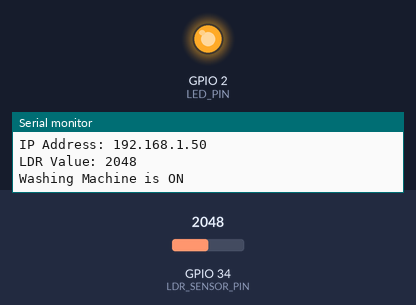
Bench run of a sketch on a simulated ESP32. Parts: output pins drawn as LEDs (lit = HIGH), the last lines printed to the serial monitor. Inputs (shaded band) come from the test bench; at power-on: GPIO 34 (LDR_SENSOR_PIN) = 2048. WiFi joins after 1.5 s; servers stay silent unless stated.

Above: at 4.2 s.
4.3 s: GPIO 34 (LDR_SENSOR_PIN) set to 1327
6.7 s: GPIO 34 (LDR_SENSOR_PIN) set to 1252
At 9.4 s:
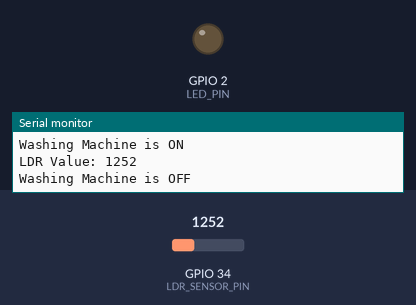
11.1 s: GPIO 34 (LDR_SENSOR_PIN) set to 1340
At 12.8 s:
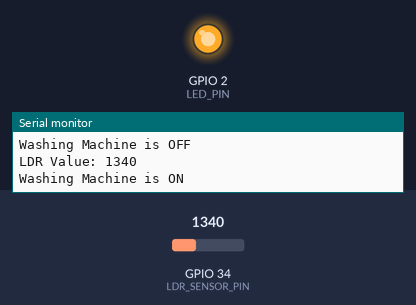
14.0 s: GPIO 34 (LDR_SENSOR_PIN) set to 1260
At 15.6 s:
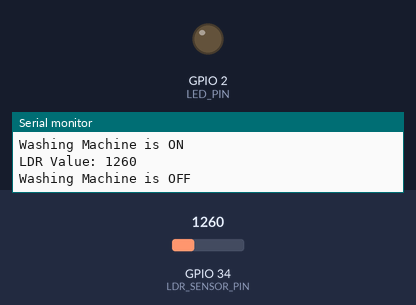
Timing chart, 0 to 17.0 s (numbered marks = the images above; inputs shaded):
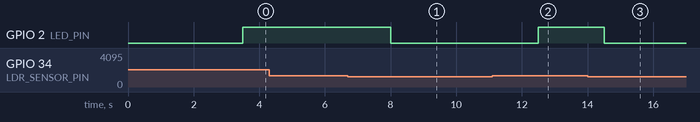

Measured:
- the behaviour switches between 1301 and 1300 on GPIO 34 (LDR_SENSOR_PIN) (found by bisection; images 0 and 1)
- after the input at 6.7 s, GPIO 2 (LED_PIN): HIGH → LOW after 1.3 s
- after the input at 11.1 s, GPIO 2 (LED_PIN): LOW → HIGH after 1.4 s
- after the input at 14.0 s, GPIO 2 (LED_PIN): HIGH → LOW after 0.51 s

The sketch:

final_sketch_with_timer.ino
```cpp
#include <WiFi.h>
#include <ESPAsyncWebServer.h>

// Eduroam Wi-Fi credentials
#define EAP_USERNAME "23b0430@iitb.ac.in"
#define EAP_IDENTITY "23b0430@iitb.ac.in"
#define EAP_PASSWORD "Your password"
const char *ssid = "eduroam";

// Washing Machine LDR Sensor
#define LDR_SENSOR_PIN 34  // Connect LDR sensor output to GPIO34
#define LED_PIN 2          // ESP32 onboard LED

AsyncWebServer server(80);
String machineStatus = "Unknown";
unsigned long startTime = 0;
bool isMachineOn = false;

void connectToEduroam() {
    WiFi.disconnect(true);
    delay(1000);
    WiFi.mode(WIFI_STA);
    WiFi.begin(ssid, WPA2_AUTH_PEAP, EAP_IDENTITY, EAP_USERNAME, EAP_PASSWORD);
    Serial.print("Connecting to Eduroam...");
    int counter = 0;
    while (WiFi.status() != WL_CONNECTED) {
        Serial.print(".");
        delay(1000);
        counter++;
        if (counter >= 30) {
            Serial.println("\nConnection Failed! Restarting...");
            ESP.restart();
        }
    }
    Serial.println("\nConnected to Eduroam!");
    Serial.print("IP Address: ");
    Serial.println(WiFi.localIP());
}

void setup() {
    Serial.begin(115200);
    pinMode(LDR_SENSOR_PIN, INPUT);
    pinMode(LED_PIN, OUTPUT);
    connectToEduroam();

    server.on("/", HTTP_GET, [](AsyncWebServerRequest *request) {
        unsigned long elapsedTime = (isMachineOn) ? (millis() - startTime) / 60000 : 0;
        int remainingTime = (isMachineOn) ? max(0, 90 - (int)elapsedTime) : 90;

        String html = "<html><head><title>Washing Machine Status</title>";
        html += "<meta http-equiv='refresh' content='5'>";
        html += "<style>";
        html += "body { font-family: 'Roboto Mono', monospace; background-color: #1e272e; color: #f0f0f0; text-align: center; padding: 50px; }";
        html += "h1 { color: #66d9ef; }";
        html += "#status { font-size: 40px; padding: 20px; border-radius: 15px; display: inline-block; font-weight: bold; background-color: " + String((machineStatus == "ON") ? "green" : "red") + "; }";
        html += "</style></head><body>";
        html += "<h1>Washing Machine Status</h1>";
        html += "<div id='status'>Washing Machine is " + machineStatus + "</div>";
        html += "<p>Time ON: " + String(elapsedTime) + " min</p>";
        html += "<p>Estimated time left: " + String(remainingTime) + " min</p>";
        html += "</body></html>";
        request->send(200, "text/html", html);
    });

    server.begin();
}

void loop() {
    int ldrValue = analogRead(LDR_SENSOR_PIN);
    Serial.print("LDR Value: ");
    Serial.println(ldrValue);

    if (ldrValue > 1300) {
        delay(500);
        int secondRead = analogRead(LDR_SENSOR_PIN);
        if (abs(secondRead - ldrValue) > 1000) {
            if (isMachineOn) {
                isMachineOn = false;
                machineStatus = "OFF";
                digitalWrite(LED_PIN, LOW);
            }
        } else {
            if (!isMachineOn) {
                isMachineOn = true;
                startTime = millis();
            }
            machineStatus = "ON";
            digitalWrite(LED_PIN, HIGH);
        }
    } else {
        if (isMachineOn) {
            isMachineOn = false;
            machineStatus = "OFF";
            digitalWrite(LED_PIN, LOW);
        }
    }

    Serial.println("Washing Machine is " + machineStatus);
    delay(2000);
}
```
